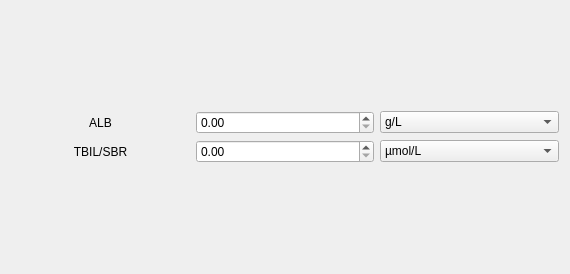
              <widget class="QWidget" name="scrollAreaWidgetContents_3">
               <property name="geometry">
                <rect>
                 <x>0</x>
                 <y>0</y>
                 <width>570</width>
                 <height>274</height>
                </rect>
               </property>
               <layout class="QVBoxLayout" name="verticalLayout_9">
                <item>
                 <layout class="QGridLayout" name="gridLayout_3">
                  <property name="sizeConstraint">
                   <enum>QLayout::SetFixedSize</enum>
                  </property>
                  <item row="1" column="2">
                   <widget class="QComboBox" name="tbilUnitComboBox">
                    <property name="focusPolicy">
                     <enum>Qt::StrongFocus</enum>
                    </property>
                    <property name="toolTip">
                     <string>Choose unit for TBIL/SBR</string>
                    </property>
                    <item>
                     <property name="text">
                      <string>µmol/L</string>
                     </property>
                    </item>
                    <item>
                     <property name="text">
                      <string>mol/L</string>
                     </property>
                    </item>
                    <item>
                     <property name="text">
                      <string>mg/L</string>
                     </property>
                    </item>
                    <item>
                     <property name="text">
                      <string>µM</string>
                     </property>
                    </item>
                   </widget>
                  </item>
                  <item row="1" column="1">
                   <widget class="QDoubleSpinBox" name="tbilAmountSpinBox">
                    <property name="focusPolicy">
                     <enum>Qt::StrongFocus</enum>
                    </property>
                    <property name="toolTip">
                     <string>Set amount for TBIL/SBR. Don't forget about choosing unit</string>
                    </property>
                   </widget>
                  </item>
                  <item row="1" column="0">
                   <widget class="QLabel" name="tbilLabel">
                    <property name="toolTip">
                     <string>Total Bilirubin / Serum Bilirubin</string>
                    </property>
                    <property name="text">
                     <string>TBIL/SBR</string>
                    </property>
                    <property name="alignment">
                     <set>Qt::AlignCenter</set>
                    </property>
                    <property name="buddy">
                     <cstring>tbilAmountSpinBox</cstring>
                    </property>
                   </widget>
                  </item>
                  <item row="0" column="2">
                   <widget class="QComboBox" name="albUnitComboBox">
                    <property name="focusPolicy">
                     <enum>Qt::StrongFocus</enum>
                    </property>
                    <property name="toolTip">
                     <string>Choose unit for ALB</string>
                    </property>
                    <item>
                     <property name="text">
                      <string>g/L</string>
                     </property>
                    </item>
                    <item>
                     <property name="text">
                      <string>g/dL</string>
                     </property>
                    </item>
                   </widget>
                  </item>
                  <item row="0" column="0">
                   <widget class="QLabel" name="albLabel">
                    <property name="toolTip">
                     <string>Albumin</string>
                    </property>
                    <property name="text">
                     <string>ALB</string>
                    </property>
                    <property name="alignment">
                     <set>Qt::AlignCenter</set>
                    </property>
                    <property name="buddy">
                     <cstring>albAmountSpinBox</cstring>
                    </property>
                   </widget>
                  </item>
                  <item row="0" column="1">
                   <widget class="QDoubleSpinBox" name="albAmountSpinBox">
                    <property name="focusPolicy">
                     <enum>Qt::StrongFocus</enum>
                    </property>
                    <property name="toolTip">
                     <string>Set amount for ALB. Don't forget about choosing unit</string>
                    </property>
                   </widget>
                  </item>
                 </layout>
                </item>
               </layout>
              </widget>
